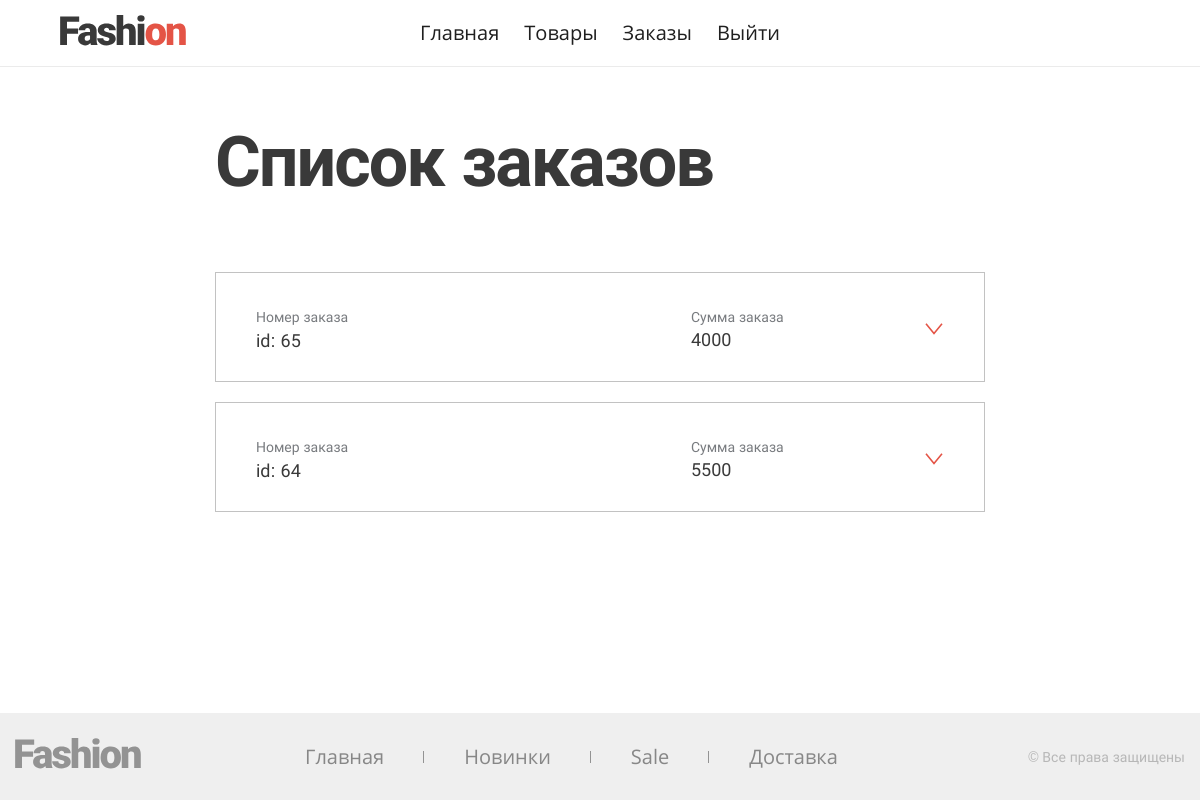
The app's page /admin/orders/index.php (signed in) with its own data.
### tables this page shows
CREATE TABLE `orders` (
  `id` int(11) NOT NULL,
  `product_id` int(11) NOT NULL,
  `user_id` int(11) DEFAULT NULL,
  `delivery_type` varchar(255) NOT NULL,
  `city` varchar(255) DEFAULT NULL,
  `street` varchar(255) DEFAULT NULL,
  `home` varchar(255) DEFAULT NULL,
  `apart` int(11) DEFAULT NULL,
  `payment` varchar(255) NOT NULL,
  `price` float NOT NULL,
  `comment` text DEFAULT NULL,
  `created_at` timestamp NULL DEFAULT current_timestamp(),
  `status` varchar(255) NOT NULL DEFAULT 'Не обработан'
);

### admin/orders/index.php (the view, shortened to what this page needs)
<?php
include $_SERVER['DOCUMENT_ROOT'] . '/templates/header.php';
$orders = getOrders();
?>
<main class="page-order">
  <h1 class="h h--1">Список заказов</h1>
  <ul class="page-order__list">
    <?php foreach ($orders as $order) : ?>
    <li class="order-item page-order__item">
      <div class="order-item__wrapper">
        <div class="order-item__group order-item__group--id">
          <span class="order-item__title">Номер заказа</span>
          <span class="order-item__info order-item__info--id"><?= $order['id'] ?></span>
        </div>
        <div class="order-item__group">
          <span class="order-item__title">Сумма заказа</span>
          <?= $order['price'] ?>
        </div>
        <button class="order-item__toggle"></button>
      </div>
    </li>
    <?php endforeach; ?>
  </ul>
</main>
<?php include $_SERVER['DOCUMENT_ROOT'] . '/templates/footer.php' ?>

### records on screen
orders: id "65", price "4000"
orders: id "64", price "5500"
